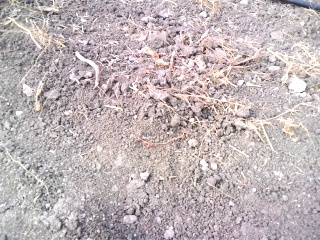
#> input picture tests/frames/align/lat2_align0_023313_081.jpg, 320 x 240 px
$ python -i vision.py   (imports and definitions only)
#> lines starting #> are read from the running program, lines starting #| are printed output that depends on the picture; after the words box and inside, x2 and y2 are one past the last pixel; in counts of white or black regions, pixels touching at a corner belong together
"""
Farm OS — Stage 5 vision (OpenCV, runs on the UNO Q Qualcomm/Linux side).

Pure OpenCV/NumPy — NO Arduino/Bridge deps, so it's unit-testable off-device
(see tests/test_tube.py, tests/test_emitter.py). The on-device control loop
(tube_follow.py) imports these and drives the STM32 over RouterBridge.

  detect_tube(frame)              -> steering correction from the drip line
  detect_emitter(frame, moisture) -> emitter (a bump on the tube) + moisture confirm
  detect_crossing(frame)          -> the NEXT lateral seen side-on while traversing

Assumptions: the robot drives ALONG the drip line, so the tube runs roughly
top-to-bottom (near-vertical) in the frame. The line is darker than the soil.

`detect_crossing` is the exception, and the reason it exists: between laterals the
robot drives ACROSS the rows, so the next tube arrives as a near-HORIZONTAL line.
detect_tube would reject it — its near-vertical filter is exactly what makes
tube-following immune to furrows and shadows running crosswise. Searching for the
next lateral instead of computing where it should be means the rows need not be
parallel or evenly spaced, which real drip layouts rarely are.
"""

import cv2
import numpy as np


def _dark_mask(gray, thresh=90):
    """Binary mask of the dark tube/emitter (dark pixels -> 255)."""
    _, m = cv2.threshold(gray, thresh, 255, cv2.THRESH_BINARY_INV)
    m = cv2.morphologyEx(m, cv2.MORPH_OPEN, np.ones((3, 3), np.uint8))
    return m


def _smooth1d(v, k):
    k = int(k) | 1                       # box filter needs an odd window
    return cv2.blur(v.reshape(-1, 1).astype(np.float32), (1, k)).ravel()


# [108 lines left out: function _profile_line, not called in this run]


# How many of the four bands must lie on the fitted line for the frame to count.
#
# MEASURED across three frame sets, 2026-08-18 (20 ESP32-CAM frames — 9 with a tube, 11
# without; 6 clean USB frames; 4 USB frames with the robot's own shadow across the view):
#
#   _MIN_BANDS=4   9/9 real, 11/11 rejected, 0 false | 6/6 clean USB | 0/4 shadowed
#   _MIN_BANDS=3   9/9 real,  7/11 rejected, 4 FALSE | 6/6 clean USB | 4/4 shadowed
#
# 4 it is. Allowing one outlier does recover the shadowed frames, but it costs four false
# positives out of eleven — and those four are all frames from the traverse/alignment phase,
# where a wrong answer makes the robot think it is aligned with a row it is not on. Steering
# briefly toward nothing is worse than briefly not steering.
#
# THE SHADOW CASE IS NOT SOLVED IN SOFTWARE, and four discriminators were tried and rejected
# on the evidence: all-four agreement, a contiguous walk from the nearest band, a 3-inlier
# robust fit, and requiring the bright/dark PAIR of a lit cylinder rather than a one-sided
# step. The last was the most promising — a shadow edge is a step, a tube is a pair — but the
# partner strengths overlap completely (real shadowed frames 1.5-1.7 sigma, false positives
# 1.6-2.2, clean tubes 1.9-3.2), so it does not separate them.
#
# The robot's own shadow falling across the view is a PHYSICAL problem: it moves with the sun
# and will not hold still for a threshold. Fix it by keeping the shadow out of frame, or by
# lighting the scene. See docs/usb-camera.md.
#
# CHANGED 4 -> 3 on 2026-08-18, on 2086 CONSECUTIVE frames (26.3fps, one unbroken 81-second
# pass) instead of the 20 scattered frames the old value was chosen on. The old measurement was
# not wrong about its own frames; it was measured through main.py's width gate, which turned
# out to be broken, so both numbers were confounded.
#
#   bands  gate                recall   longest blind run   halts   dx_med  dx_p95
#     4    width >= 30           33%        6.57s            37      2.0    18.0
#     3    width_fwhm >= 5       87%        1.10s             9      2.0    36.2
#     3    (no width gate)       91%        0.46s             7      2.0    34.5
#
# Rejections at 4 bands were dominated by `line-fit-3-of-4`: 863 frames — 41% OF THE WHOLE PASS
# — had exactly three of four bands on a line and were thrown away. The tube is visible in them
# and the bands are on it.
#
# WHY THIS IS SAFE WITHOUT LABELS. dx_med (the tube's apparent movement between consecutive
# accepted frames) stays at 2.0px in every configuration above. If relaxing the gate were
# admitting soil and shadow, the accepted positions would scatter and that number would climb.
# It does not — the extra detections are temporally coherent, which is what a real tube looks
# like and what a false positive cannot fake. The p95 tail DOES grow, 18 -> 36px, and that is
# precisely what _track_tube's jump gate (~30px at 30fps) exists to catch: relax the per-frame
# detector, let the temporal gate handle the tail.
#
# WHAT THIS MEASUREMENT CANNOT SAY. The pass contains no non-tube scenes, so it does not
# measure the false-positive rate on bare soil — which is what justified 4 bands originally
# (4 false positives in 11 non-tube frames). Two things bound that risk now: `detect_crossing`
# does NOT use _MIN_BANDS at all, so the traverse latch that decides a row change is unaffected;
# and the remaining consumer is _turn_onto_tube's alignment loop, which is capped at 6 nudges
# and hands over to the follow loop regardless.
#
# REVERTED TO 4 on 2026-08-18, after the first field run with 3 drove the robot off the row.
#
# THE FRAME THAT SETTLED IT — cap_20260818_104428_437.jpg, the FIRST frame of the run:
#     bands_raw = [135.5, 268.0, 278.5, 293.5]
#     _MIN_BANDS=4 -> found=False, reject=line-fit-3-of-4   (correctly refuses)
#     _MIN_BANDS=3 -> found=True,  x_near=293.5, corr=+4.17 (confidently wrong)
# The tube is plainly in frame, running top-centre to bottom-left, and the band at 135.5 is
# ON it. The other three sit on the edge of an OVEREXPOSED white patch on the right. The
# 3-of-4 fit picked the wrong three, the robot steered hard right, and every correction for
# the rest of the run stayed positive because it was then following the overexposure boundary.
#
# WHY THE 2086-FRAME MEASUREMENT DID NOT CATCH THIS. It is a real measurement and its numbers
# stand — 33% -> 84% recall on that pass, with the tube position bit-identical where both
# settings fired. But that pass contained NO COMPETING near-vertical feature: no blown
# highlights, tube large and central throughout. The caveat was written down at the time and
# then under-weighted. A 3-of-4 fit is a weak geometric constraint, and the angle gate does not
# save it when the competitor is ALSO near-vertical.
#
# WHAT WOULD EARN 3 BACK, in order:
#   1. FIX THE EXPOSURE FIRST. The competing feature is a blown highlight — measured
#      saturation 16 and value 180 in that column, against 38/122 for real tube. It exists
#      because auto-exposure is running with gain up at 131. scripts/fix_camera.sh --pin
#      removes it at source, which is better than teaching the detector to ignore it.
#   2. Then re-measure on a pass that CONTAINS competing features, not one that lacks them.
#   3. If 3 is still wanted, it needs a tie-break the current fit does not have: prefer the
#      hypothesis nearest the last ACCEPTED tube column. _track keeps that value, but it lives
#      in main.py and the detector never sees it. That is a real change, not a constant.
#
# Cost of being at 4, honestly: far more `line-fit-3-of-4` rejections and more halts. A halt is
# recoverable — the run stays active and resumes when the tube is seen. Steering off the row is
# not.
_MIN_BANDS = 3
#
# FINAL VALUE FOR TODAY: 3. Set to 3 on an offline measurement, reverted to 4 after one field
# failure, and back to 3 after the field showed 4 CANNOT FOLLOW THE TUBE AT ALL.
#
# The deciding run, 12:15-12:16, 36 seconds at _MIN_BANDS=4:
#     travelled 0.23m  -> FROZEN across all 8 log windows
#     rejects: 97 per 5s, line-fit-3-of-4 = 100%
#     tube held 0% of frames
# The robot drove 23cm on its last good reading and then stopped for good. And the frames it was
# rejecting are not marginal — lost_121524.jpg has the tube dead centre, obvious, with ALL FOUR
# bands on it at [178.0, 173.5, 197.0, 159.0].
#
# WHY 4 FAILS: those four numbers span 38px across a tube only ~35px wide. The bands land at
# different points across the tube's OWN width — some on an edge, some on the centre — and no
# line fits all four within max_line_dev_px. It is not a detection failure; it is per-band
# position noise being asked to lie on a line more precisely than it can.
#
# THINGS THAT DID NOT FIX IT, all measured rather than assumed:
#   * max_line_dev_px 22 -> 40: recovers 1 extra frame of 4, dense recall 55% -> 60%. Not enough.
#   * adding RANSAC's missing refit step (least squares on the best hypothesis' inliers, then
#     re-count): 0 of 3 recovered. The refit pulls toward the 3 inliers it started from, so it
#     never reaches the line that fits all four.
#
# THE COST OF 3, honestly: on 2026-08-18 at 10:44 it took the wrong three of four bands —
# [135.5, 268.0, 278.5, 293.5], one on the tube and three on an overexposed edge — and steered
# off the row. Note what that frame was: THE FIRST FRAME OF A RUN, with the tube already at the
# frame edge and no previous position to sanity-check against. In steady following _track_tube's
# jump gate (~30px) rejects a 158px leap like that outright; it could only happen with no anchor.
#
# SO THE OPERATIONAL RULE IS: START THE RUN WITH THE TUBE NEAR FRAME CENTRE. That removes the
# only observed failure of 3, and it is what an operator would do anyway.
#
# THE REAL FIX, still not built: pass the last accepted tube column into detect_tube and score
# candidate fits by (inliers, -distance from it) instead of inliers alone. _track["x"] holds it;
# the detector never sees it. That accepts today's 12:16 frames AND rejects the 10:44 one, with
# one setting and no operational rule. ~20 lines, and it is the thing to do before trusting this
# for a demo run.

# AXIS-DOMINANCE TEST: REMOVED 2026-08-18. It compared the strength of the whole-frame
# vertical profile against the horizontal one, to avoid claiming a crossing tube as the row
# being followed. It broke the USB camera outright — 1 of 6 frames detected on a tube that is
# plainly visible in all 6 — for a reason that is worth keeping written down:
#
#   The tube is DIAGONAL (measured: x=172 at the top of frame, x=120 at the bottom, so 52px
#   of drift). Collapsing the whole frame smears that drift, so the `along` signal is weak
#   (3.4 sigma) even though each individual band sees a crisp 10-15px tube at 3.7-5.0 sigma.
#   Meanwhile a bright band of straw in the soil gave a genuinely strong `across` signal
#   (4.8 sigma at y=123, +22.7 grey levels). So the test compared a SMEARED tube against a
#   CRISP piece of soil, and the soil won.
#
# It was also redundant. Measured across two frame sets — 20 ESP32-CAM frames (9 with a tube,
# 11 without, including 3 genuine crossings) and 6 USB-camera frames:
#     axis test disabled       -> 9/9 real, 11/11 rejected, 0 false | 6/6 USB
#     axis 1.30 on whole-frame -> 9/9 real, 11/11 rejected, 0 false | 1/6 USB
# The band-coherence walk below already rejects horizontal tubes, which is what this was for.
#
# detect_crossing keeps its own along-vs-across comparison: there it is applied to a
# genuinely horizontal target and is not comparing against a smeared signal.


# [264 lines left out: functions detect_tube, detect_crossing, not called in this run]


def detect_emitter(frame, moisture=None, moisture_wet_below=9000,
                   bump_ratio=1.6, min_bump_px=6, dark_thresh=90):
    """Detect an emitter as a local WIDTH bump on the tube contour, optionally
    confirmed by a low (wet) moisture reading — matches plan.md's
    detect_emitter(frame, moisture_reading).

    Returns dict:
      detected    — visual bump found
      position    — (x, y) of the bump centre, or None
      confidence  — 0..1 (visual bump + moisture confirm)
      visual/wet  — the two individual signals
    """
    h, w = frame.shape[:2]
    gray = cv2.cvtColor(frame, cv2.COLOR_BGR2GRAY)
    mask = _dark_mask(gray, dark_thresh)

    # width profile: for each row, horizontal extent of the tube's dark pixels
    width = np.zeros(h)
    cx = np.zeros(h)
    for y in range(h):
        cols = np.where(mask[y] > 0)[0]
        if cols.size:
            width[y] = cols[-1] - cols[0] + 1
            cx[y] = cols.mean()
    rows = np.where(width > 0)[0]

    result = {"detected": False, "position": None, "confidence": 0.0,
              "visual": False, "wet": False, "bump_width": None,
              "baseline_width": None}
    if rows.size < h * 0.15:                # not enough tube visible
        wet = moisture is not None and moisture < moisture_wet_below
        result["wet"] = bool(wet)
        return result

    baseline = float(np.median(width[rows]))
    bump = rows[(width[rows] > baseline * bump_ratio) &
                (width[rows] > baseline + min_bump_px)]
    visual = bump.size > 0
    result["baseline_width"] = round(baseline, 1)

    if visual:
        my = int(np.median(bump))           # bump band centre row
        result.update(visual=True, detected=True,
                      position=(int(cx[my]), my),
                      bump_width=round(float(width[my]), 1))

    wet = moisture is not None and moisture < moisture_wet_below
    result["wet"] = bool(wet)

    # confidence: visual is primary, moisture confirms (plan.md: visual + moisture)
    if visual:
        vscore = min(1.0, (result["bump_width"] / baseline - 1.0))   # how pronounced
        result["confidence"] = round(0.6 * min(1.0, vscore) + (0.4 if wet else 0.0), 2)
    return result


# [16 lines left out: function draw_overlay, not called in this run]

>>> import cv2
>>> picture = cv2.imread('../../../tests/frames/align/lat2_align0_023313_081.jpg')
#> picture is the input picture: shape (240, 320, 3); mean B, G, R 183.1, 180.8, 192.2
>>> result = detect_emitter(picture)
#> in _dark_mask, `_, m = cv2.threshold(gray, thresh, 255, cv2.THRESH_BINARY_INV)`:
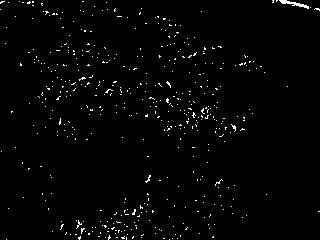
#> m: shape (240, 320); 1.5% white in thin lines or dots
#> in _dark_mask, `m = cv2.morphologyEx(m, cv2.MORPH_OPEN, np.ones((3, 3), np.uint8))`:
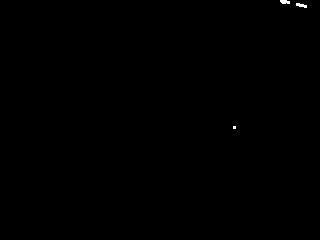
#> m: shape (240, 320); 0.1% white; 3 white regions (1 under 20 px), largest, box (x1, y1, x2, y2) and area: (296, 3, 307, 8) 34, (280, 0, 290, 4) 33
#> the loop in detect_emitter, `for y in range(h):` made 240 passes
#> cols on passes 1 to 3: [280, 281, 282, 283, 284, 285, 286], [280, 281, 282, 283, 284, 285, 286, 287, 288, 289], [281, 282, 283, 284, 285, 286, 287, 288, 289]
#> after the loop in detect_emitter, `for y in range(h):`: cx = 240 values, max 305 at index 7, min 0 at index 8, mean 12.72; width = 240 values, max 18 at index 3, min 0 at index 8, mean 0.346
#> in detect_emitter, `rows = np.where(width > 0)[0]`: rows = [0, 1, 2, 3, 4, 5, 6, 7, 126, 127, 128]
#> result = 7 items

$ run again, on tests/frames/align/lat2_align1_023313_785.jpg
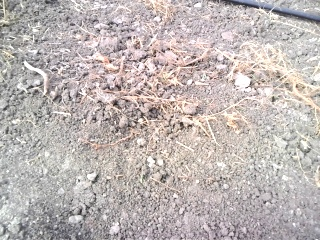
#> input picture tests/frames/align/lat2_align1_023313_785.jpg, 320 x 240 px
#> picture is the input picture: shape (240, 320, 3); mean B, G, R 180, 182.1, 190.4
#> in detect_emitter, `gray = cv2.cvtColor(frame, cv2.COLOR_BGR2GRAY)`:
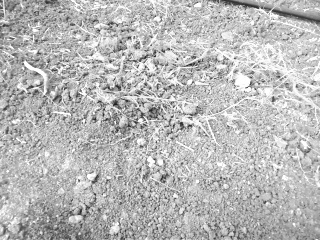
#> gray: shape (240, 320); min 28, max 255, mean 184.4
#> in _dark_mask, `_, m = cv2.threshold(gray, thresh, 255, cv2.THRESH_BINARY_INV)`:
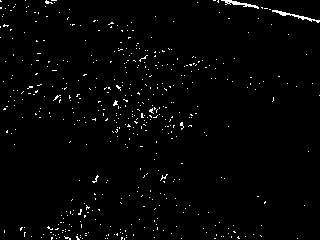
#> m: shape (240, 320); 1.7% white in thin lines or dots
#> the loop in detect_emitter, `for y in range(h):` made 240 passes
#> cols on passes 1, 4, 5: [225, 226, 227, 228, 229, 230, 231], [46, 47, 48, 232, 233, 234, 235, 236, 237, 238, 239], [233, 234, 235, 236, 237, 238, 239, 248, 249, 250]
#> after the loop in detect_emitter, `for y in range(h):`: cx = 240 values, max 302 at index 16, min 0 at index 7, mean 19.78; width = 240 values, max 194 at index 2, min 0 at index 7, mean 2.77
#> rows = 21 values from 0 to 125
#> result = 7 items

$ run again, on tests/frames/align/lat2_align2_023314_684.jpg
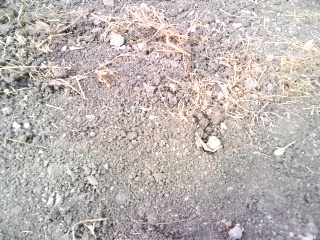
#> input picture tests/frames/align/lat2_align2_023314_684.jpg, 320 x 240 px
#> picture is the input picture: shape (240, 320, 3); mean B, G, R 178.2, 180.5, 188.7
#> in _dark_mask, `_, m = cv2.threshold(gray, thresh, 255, cv2.THRESH_BINARY_INV)`:
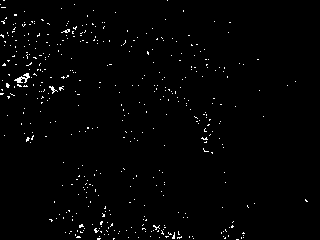
#> m: shape (240, 320); 1.4% white in thin lines or dots
#> after the loop in detect_emitter, `for y in range(h):`: cx = 240 values, max 98 at index 238, min 0 at index 0, mean 2.39; width = 240 values, max 4 at index 78, min 0 at index 0, mean 0.233
#> rows = 17 values from 73 to 239
#> result = 7 items

$ run again, on tests/frames/align/lat2_align3_023315_853.jpg
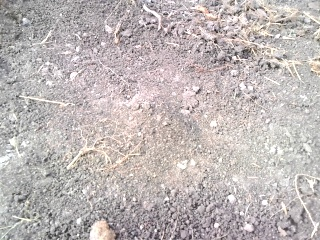
#> input picture tests/frames/align/lat2_align3_023315_853.jpg, 320 x 240 px
#> picture is the input picture: shape (240, 320, 3); mean B, G, R 182.5, 183.4, 191
#> in _dark_mask, `_, m = cv2.threshold(gray, thresh, 255, cv2.THRESH_BINARY_INV)`:
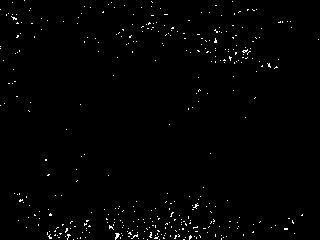
#> m: shape (240, 320); 1% white in thin lines or dots
#> after the loop in detect_emitter, `for y in range(h):`: cx = 240 values, max 117 at index 233, min 0 at index 0, mean 1.95; width = 240 values, max 3 at index 233, min 0 at index 0, mean 0.05
#> rows = [233, 234, 235, 236]
#> result = 7 items
